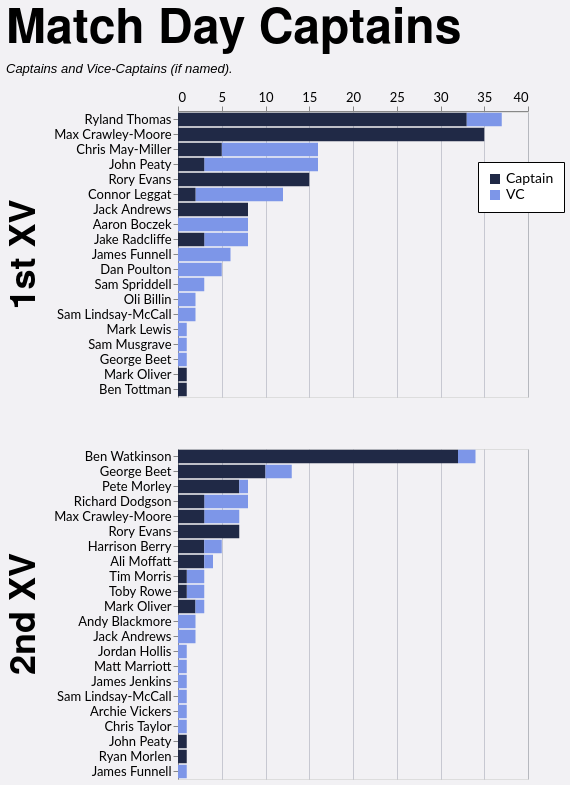

Express this chart as Vega-Lite.
### Vega-Lite specification from a JSON file in a GitHub repository (floating-point values rounded to 4 significant figures)
{"config": {"axis": {"labelFont": "Lato, sans-serif", "titleFont": "PT Sans Narrow, Helvetica Neue, Helvetica, Arial, sans-serif", "labelFontSize": 13, "titleFontSize": 24, "gridColor": "#202947", "gridOpacity": 0.2}, "header": {"labelFont": "PT Sans Narrow, Helvetica Neue, Helvetica, Arial, sans-serif", "titleFont": "PT Sans Narrow, Helvetica Neue, Helvetica, Arial, sans-serif", "labelFontSize": 24, "titleFontSize": 28, "labelFontWeight": "bold", "orient": "left"}, "legend": {"labelFont": "Lato, sans-serif", "titleFont": "PT Sans Narrow, Helvetica Neue, Helvetica, Arial, sans-serif", "labelFontSize": 14, "titleFontSize": 16, "titlePadding": 5, "fillColor": "white", "strokeColor": "black", "padding": 10, "titleFontWeight": "lighter", "titleFontStyle": "italic", "titleColor": "gray", "offset": 10}, "title": {"font": "PT Sans Narrow, Helvetica Neue, Helvetica, Arial, sans-serif", "fontSize": 48, "fontWeight": "bold", "anchor": "start", "align": "center", "titlePadding": 20, "subtitlePadding": 10, "subtitleFontSize": 13, "subtitleColor": "", "subtitleFontStyle": "italic", "offset": 15, "color": "black"}, "axisX": {"labelAngle": 0}, "facet": {"title": null, "header": null, "align": {"row": "each", "column": "each"}}, "resolve": {"scale": {"y": "independent", "facet": "independent"}}, "background": "#f2f1f4"}, "data": {"name": "data-f6c310ae0fb0acc29337a8986c9d18e4"}, "mark": {"type": "bar"}, "encoding": {"color": {"field": "is_captain", "legend": {"labelExpr": "datum.value ? 'Captain' : 'VC'", "legendX": 300, "legendY": 50, "orient": "none", "title": null}, "scale": {"domain": [true, false], "range": ["#202946", "#7d96e8"]}, "type": "nominal"}, "order": {"field": "is_captain", "sort": "descending", "type": "nominal"}, "row": {"field": "squad", "header": {"labelExpr": "datum.value + ' XV'", "labelFontSize": 36, "title": null}, "spacing": 50, "title": null, "type": "nominal"}, "tooltip": [{"field": "player", "type": "nominal"}, {"field": "squad", "type": "nominal"}, {"aggregate": "sum", "field": "games", "type": "quantitative"}, {"field": "is_captain", "type": "nominal"}], "x": {"aggregate": "sum", "axis": {"orient": "top", "title": null}, "field": "games", "type": "quantitative"}, "y": {"field": "player", "sort": "-x", "title": null, "type": "nominal"}}, "height": {"step": 15}, "resolve": {"scale": {"y": "independent"}}, "title": {"text": "Match Day Captains", "subtitle": "Captains and Vice-Captains (if named)."}, "width": 350, "$schema": "https://vega.github.io/schema/vega-lite/v5.20.1.json", "datasets": {"data-f6c310ae0fb0acc29337a8986c9d18e4": [{"player": "Max Crawley-Moore", "squad": "1st", "season": "2022/23", "game_type": "League", "is_captain": true, "games": 15}, {"player": "Ryland Thomas", "squad": "1st", "season": "2024/25", "game_type": "League", "is_captain": true, "games": 15}, {"player": "Ryland Thomas", "squad": "1st", "season": "2023/24", "game_type": "League", "is_captain": true, "games": 13}, {"player": "Rory Evans", "squad": "1st", "season": "2025/26", "game_type": "League", "is_captain": true, "games": 11}, {"player": "Ben Watkinson", "squad": "2nd", "season": "2021/22", "game_type": "League", "is_captain": true, "games": 9}, {"player": "Chris May-Miller", "squad": "1st", "season": "2024/25", "game_type": "League", "is_captain": false, "games": 9}, {"player": "Ben Watkinson", "squad": "2nd", "season": "2023/24", "game_type": "League", "is_captain": true, "games": 9}, {"player": "Connor Leggat", "squad": "1st", "season": "2023/24", "game_type": "League", "is_captain": false, "games": 9}, {"player": "Ben Watkinson", "squad": "2nd", "season": "2022/23", "game_type": "League", "is_captain": true, "games": 9}, {"player": "Max Crawley-Moore", "squad": "1st", "season": "2021/22", "game_type": "League", "is_captain": true, "games": 8}, {"player": "George Beet", "squad": "2nd", "season": "2025/26", "game_type": "League", "is_captain": true, "games": 6}, {"player": "Chris May-Miller", "squad": "1st", "season": "2024/25", "game_type": "League", "is_captain": true, "games": 5}, {"player": "Max Crawley-Moore", "squad": "1st", "season": "2023/24", "game_type": "League", "is_captain": true, "games": 5}, {"player": "Dan Poulton", "squad": "1st", "season": "2023/24", "game_type": "League", "is_captain": false, "games": 5}, {"player": "Jack Andrews", "squad": "1st", "season": "2021/22", "game_type": "Friendly", "is_captain": true, "games": 5}, {"player": "John Peaty", "squad": "1st", "season": "2021/22", "game_type": "League", "is_captain": false, "games": 4}, {"player": "Pete Morley", "squad": "2nd", "season": "2024/25", "game_type": "League", "is_captain": true, "games": 4}, {"player": "Max Crawley-Moore", "squad": "2nd", "season": "2023/24", "game_type": "League", "is_captain": false, "games": 4}, {"player": "John Peaty", "squad": "1st", "season": "2022/23", "game_type": "League", "is_captain": false, "games": 4}, {"player": "Aaron Boczek", "squad": "1st", "season": "2025/26", "game_type": "League", "is_captain": false, "games": 4}, {"player": "James Funnell", "squad": "1st", "season": "2021/22", "game_type": "Friendly", "is_captain": false, "games": 3}, {"player": "Jack Andrews", "squad": "1st", "season": "2021/22", "game_type": "League", "is_captain": true, "games": 3}, {"player": "Rory Evans", "squad": "2nd", "season": "2024/25", "game_type": "Friendly", "is_captain": true, "games": 3}, {"player": "Jake Radcliffe", "squad": "1st", "season": "2025/26", "game_type": "League", "is_captain": false, "games": 3}, {"player": "Max Crawley-Moore", "squad": "1st", "season": "2022/23", "game_type": "Cup", "is_captain": true, "games": 3}, {"player": "Ryland Thomas", "squad": "1st", "season": "2023/24", "game_type": "Cup", "is_captain": true, "games": 3}, {"player": "Richard Dodgson", "squad": "2nd", "season": "2022/23", "game_type": "League", "is_captain": false, "games": 3}, {"player": "Rory Evans", "squad": "2nd", "season": "2024/25", "game_type": "League", "is_captain": true, "games": 3}, {"player": "Jake Radcliffe", "squad": "1st", "season": "2025/26", "game_type": "League", "is_captain": true, "games": 3}, {"player": "Ryland Thomas", "squad": "1st", "season": "2023/24", "game_type": "League", "is_captain": false, "games": 3}, {"player": "Sam Spriddell", "squad": "1st", "season": "2024/25", "game_type": "League", "is_captain": false, "games": 3}, {"player": "Rory Evans", "squad": "1st", "season": "2025/26", "game_type": "Cup", "is_captain": true, "games": 3}, {"player": "Harrison Berry", "squad": "2nd", "season": "2025/26", "game_type": "League", "is_captain": true, "games": 3}, {"player": "John Peaty", "squad": "1st", "season": "2024/25", "game_type": "League", "is_captain": false, "games": 3}, {"player": "Pete Morley", "squad": "2nd", "season": "2024/25", "game_type": "Friendly", "is_captain": true, "games": 3}, {"player": "Jake Radcliffe", "squad": "1st", "season": "2025/26", "game_type": "Cup", "is_captain": false, "games": 2}, {"player": "James Funnell", "squad": "1st", "season": "2021/22", "game_type": "League", "is_captain": false, "games": 2}, {"player": "George Beet", "squad": "2nd", "season": "2024/25", "game_type": "League", "is_captain": true, "games": 2}, {"player": "Tim Morris", "squad": "2nd", "season": "2023/24", "game_type": "League", "is_captain": false, "games": 2}, {"player": "Ryland Thomas", "squad": "1st", "season": "2024/25", "game_type": "Cup", "is_captain": true, "games": 2}, {"player": "Harrison Berry", "squad": "2nd", "season": "2025/26", "game_type": "League", "is_captain": false, "games": 2}, {"player": "Richard Dodgson", "squad": "2nd", "season": "2021/22", "game_type": "League", "is_captain": false, "games": 2}, {"player": "Max Crawley-Moore", "squad": "2nd", "season": "2024/25", "game_type": "League", "is_captain": true, "games": 2}, {"player": "Ben Watkinson", "squad": "2nd", "season": "2021/22", "game_type": "Friendly", "is_captain": true, "games": 2}, {"player": "Andy Blackmore", "squad": "2nd", "season": "2021/22", "game_type": "League", "is_captain": false, "games": 2}, {"player": "Jack Andrews", "squad": "2nd", "season": "2023/24", "game_type": "League", "is_captain": false, "games": 2}, {"player": "Toby Rowe", "squad": "2nd", "season": "2021/22", "game_type": "League", "is_captain": false, "games": 2}, {"player": "Chris May-Miller", "squad": "1st", "season": "2024/25", "game_type": "Cup", "is_captain": false, "games": 2}, {"player": "George Beet", "squad": "2nd", "season": "2025/26", "game_type": "Cup", "is_captain": true, "games": 2}, {"player": "Max Crawley-Moore", "squad": "1st", "season": "2021/22", "game_type": "Cup", "is_captain": true, "games": 2}, {"player": "Ali Moffatt", "squad": "2nd", "season": "2021/22", "game_type": "League", "is_captain": true, "games": 2}, {"player": "Ben Watkinson", "squad": "2nd", "season": "2022/23", "game_type": "Friendly", "is_captain": true, "games": 2}, {"player": "Max Crawley-Moore", "squad": "1st", "season": "2021/22", "game_type": "Friendly", "is_captain": true, "games": 1}, {"player": "Ryland Thomas", "squad": "1st", "season": "2023/24", "game_type": "Cup", "is_captain": false, "games": 1}, {"player": "Jordan Hollis", "squad": "2nd", "season": "2021/22", "game_type": "League", "is_captain": false, "games": 1}, {"player": "John Peaty", "squad": "1st", "season": "2021/22", "game_type": "Cup", "is_captain": false, "games": 1}, {"player": "Aaron Boczek", "squad": "1st", "season": "2023/24", "game_type": "League", "is_captain": false, "games": 1}, {"player": "Aaron Boczek", "squad": "1st", "season": "2025/26", "game_type": "Cup", "is_captain": false, "games": 1}, {"player": "Mark Lewis", "squad": "1st", "season": "2025/26", "game_type": "League", "is_captain": false, "games": 1}, {"player": "Mark Oliver", "squad": "2nd", "season": "2023/24", "game_type": "Friendly", "is_captain": true, "games": 1}, {"player": "Rory Evans", "squad": "1st", "season": "2025/26", "game_type": "Friendly", "is_captain": true, "games": 1}, {"player": "George Beet", "squad": "2nd", "season": "2024/25", "game_type": "Friendly", "is_captain": false, "games": 1}, {"player": "Richard Dodgson", "squad": "2nd", "season": "2021/22", "game_type": "League", "is_captain": true, "games": 1}, {"player": "John Peaty", "squad": "1st", "season": "2022/23", "game_type": "League", "is_captain": true, "games": 1}, {"player": "James Funnell", "squad": "1st", "season": "2025/26", "game_type": "Friendly", "is_captain": false, "games": 1}, {"player": "Max Crawley-Moore", "squad": "1st", "season": "2023/24", "game_type": "Friendly", "is_captain": true, "games": 1}, {"player": "Sam Musgrave", "squad": "1st", "season": "2023/24", "game_type": "League", "is_captain": false, "games": 1}, {"player": "Matt Marriott", "squad": "2nd", "season": "2021/22", "game_type": "League", "is_captain": false, "games": 1}, {"player": "Richard Dodgson", "squad": "2nd", "season": "2022/23", "game_type": "League", "is_captain": true, "games": 1}, {"player": "Pete Morley", "squad": "2nd", "season": "2021/22", "game_type": "League", "is_captain": false, "games": 1}, {"player": "Oli Billin", "squad": "1st", "season": "2023/24", "game_type": "Cup", "is_captain": false, "games": 1}, {"player": "George Beet", "squad": "1st", "season": "2025/26", "game_type": "Friendly", "is_captain": false, "games": 1}, {"player": "Ali Moffatt", "squad": "2nd", "season": "2021/22", "game_type": "Cup", "is_captain": true, "games": 1}, {"player": "John Peaty", "squad": "1st", "season": "2023/24", "game_type": "League", "is_captain": true, "games": 1}, {"player": "James Jenkins", "squad": "2nd", "season": "2022/23", "game_type": "Friendly", "is_captain": false, "games": 1}, {"player": "Sam Lindsay-McCall", "squad": "1st", "season": "2021/22", "game_type": "Friendly", "is_captain": false, "games": 1}, {"player": "Toby Rowe", "squad": "2nd", "season": "2021/22", "game_type": "Cup", "is_captain": true, "games": 1}, {"player": "Ali Moffatt", "squad": "2nd", "season": "2021/22", "game_type": "League", "is_captain": false, "games": 1}, {"player": "Mark Oliver", "squad": "2nd", "season": "2023/24", "game_type": "League", "is_captain": false, "games": 1}, {"player": "Sam Lindsay-McCall", "squad": "2nd", "season": "2024/25", "game_type": "Friendly", "is_captain": false, "games": 1}, {"player": "Richard Dodgson", "squad": "2nd", "season": "2022/23", "game_type": "Cup", "is_captain": true, "games": 1}, {"player": "Tim Morris", "squad": "2nd", "season": "2024/25", "game_type": "League", "is_captain": true, "games": 1}, {"player": "Connor Leggat", "squad": "1st", "season": "2023/24", "game_type": "League", "is_captain": true, "games": 1}, {"player": "Mark Oliver", "squad": "2nd", "season": "2023/24", "game_type": "League", "is_captain": true, "games": 1}, {"player": "Ben Watkinson", "squad": "2nd", "season": "2021/22", "game_type": "Cup", "is_captain": false, "games": 1}, {"player": "Ben Watkinson", "squad": "2nd", "season": "2022/23", "game_type": "League", "is_captain": false, "games": 1}, {"player": "John Peaty", "squad": "1st", "season": "2021/22", "game_type": "Friendly", "is_captain": false, "games": 1}, {"player": "Sam Lindsay-McCall", "squad": "1st", "season": "2023/24", "game_type": "Friendly", "is_captain": false, "games": 1}, {"player": "Aaron Boczek", "squad": "1st", "season": "2023/24", "game_type": "Cup", "is_captain": false, "games": 1}, {"player": "Connor Leggat", "squad": "1st", "season": "2025/26", "game_type": "League", "is_captain": false, "games": 1}, {"player": "Archie Vickers", "squad": "2nd", "season": "2023/24", "game_type": "Friendly", "is_captain": false, "games": 1}, {"player": "Chris Taylor", "squad": "2nd", "season": "2021/22", "game_type": "Friendly", "is_captain": false, "games": 1}, {"player": "George Beet", "squad": "2nd", "season": "2024/25", "game_type": "League", "is_captain": false, "games": 1}, {"player": "Ben Watkinson", "squad": "2nd", "season": "2023/24", "game_type": "Friendly", "is_captain": true, "games": 1}, {"player": "John Peaty", "squad": "1st", "season": "2024/25", "game_type": "League", "is_captain": true, "games": 1}, {"player": "Oli Billin", "squad": "1st", "season": "2023/24", "game_type": "Friendly", "is_captain": false, "games": 1}, {"player": "George Beet", "squad": "2nd", "season": "2021/22", "game_type": "League", "is_captain": false, "games": 1}, {"player": "Connor Leggat", "squad": "1st", "season": "2023/24", "game_type": "Friendly", "is_captain": true, "games": 1}, {"player": "Mark Oliver", "squad": "1st", "season": "2023/24", "game_type": "Cup", "is_captain": true, "games": 1}, {"player": "John Peaty", "squad": "2nd", "season": "2024/25", "game_type": "League", "is_captain": true, "games": 1}, {"player": "Ben Tottman", "squad": "1st", "season": "2024/25", "game_type": "League", "is_captain": true, "games": 1}, {"player": "Aaron Boczek", "squad": "1st", "season": "2022/23", "game_type": "League", "is_captain": false, "games": 1}, {"player": "Ryan Morlen", "squad": "2nd", "season": "2023/24", "game_type": "League", "is_captain": true, "games": 1}, {"player": "Max Crawley-Moore", "squad": "2nd", "season": "2023/24", "game_type": "League", "is_captain": true, "games": 1}, {"player": "James Funnell", "squad": "2nd", "season": "2023/24", "game_type": "League", "is_captain": false, "games": 1}, {"player": "Rory Evans", "squad": "2nd", "season": "2024/25", "game_type": "Cup", "is_captain": true, "games": 1}]}}
